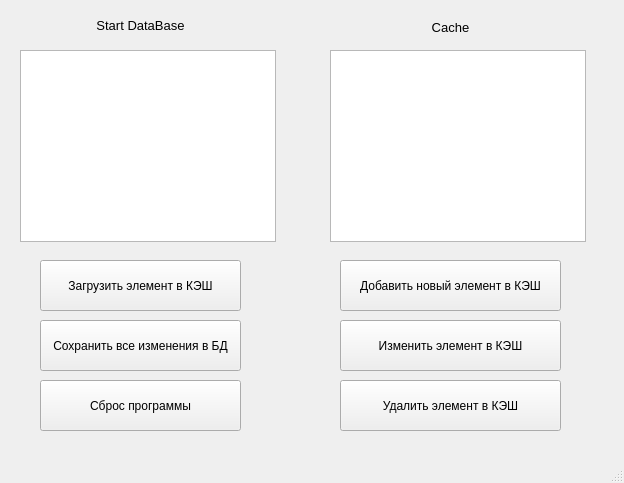
<?xml version="1.0" encoding="UTF-8"?>
<ui version="4.0">
 <class>MainWindow</class>
 <widget class="QMainWindow" name="MainWindow">
  <property name="geometry">
   <rect>
    <x>0</x>
    <y>0</y>
    <width>624</width>
    <height>483</height>
   </rect>
  </property>
  <property name="windowTitle">
   <string>MainWindow</string>
  </property>
  <widget class="QWidget" name="centralwidget">
   <widget class="QTreeView" name="treeView">
    <property name="geometry">
     <rect>
      <x>20</x>
      <y>50</y>
      <width>256</width>
      <height>192</height>
     </rect>
    </property>
   </widget>
   <widget class="QPushButton" name="addButton">
    <property name="geometry">
     <rect>
      <x>340</x>
      <y>260</y>
      <width>221</width>
      <height>51</height>
     </rect>
    </property>
    <property name="text">
     <string>Добавить новый элемент в КЭШ</string>
    </property>
   </widget>
   <widget class="QPushButton" name="cacheAddButton">
    <property name="geometry">
     <rect>
      <x>40</x>
      <y>260</y>
      <width>201</width>
      <height>51</height>
     </rect>
    </property>
    <property name="text">
     <string>Загрузить элемент в КЭШ</string>
    </property>
   </widget>
   <widget class="QTreeView" name="cacheTreeView">
    <property name="geometry">
     <rect>
      <x>330</x>
      <y>50</y>
      <width>256</width>
      <height>192</height>
     </rect>
    </property>
   </widget>
   <widget class="QLabel" name="label">
    <property name="geometry">
     <rect>
      <x>80</x>
      <y>10</y>
      <width>121</width>
      <height>31</height>
     </rect>
    </property>
    <property name="text">
     <string>&lt;html&gt;&lt;head/&gt;&lt;body&gt;&lt;p align=&quot;center&quot;&gt;&lt;span style=&quot; font-size:10pt;&quot;&gt;Start DataBase&lt;/span&gt;&lt;/p&gt;&lt;/body&gt;&lt;/html&gt;</string>
    </property>
    <property name="scaledContents">
     <bool>false</bool>
    </property>
    <property name="margin">
     <number>0</number>
    </property>
   </widget>
   <widget class="QLabel" name="label_2">
    <property name="geometry">
     <rect>
      <x>420</x>
      <y>20</y>
      <width>61</width>
      <height>16</height>
     </rect>
    </property>
    <property name="text">
     <string>&lt;html&gt;&lt;head/&gt;&lt;body&gt;&lt;p align=&quot;center&quot;&gt;&lt;span style=&quot; font-size:10pt;&quot;&gt;Cache&lt;/span&gt;&lt;/p&gt;&lt;/body&gt;&lt;/html&gt;</string>
    </property>
   </widget>
   <widget class="QPushButton" name="cacheUpdateButton">
    <property name="geometry">
     <rect>
      <x>340</x>
      <y>320</y>
      <width>221</width>
      <height>51</height>
     </rect>
    </property>
    <property name="text">
     <string>Изменить элемент в КЭШ</string>
    </property>
   </widget>
   <widget class="QPushButton" name="cacheDeleteButton">
    <property name="geometry">
     <rect>
      <x>340</x>
      <y>380</y>
      <width>221</width>
      <height>51</height>
     </rect>
    </property>
    <property name="text">
     <string>Удалить элемент в КЭШ</string>
    </property>
   </widget>
   <widget class="QPushButton" name="applyAllChangesButton">
    <property name="geometry">
     <rect>
      <x>40</x>
      <y>320</y>
      <width>201</width>
      <height>51</height>
     </rect>
    </property>
    <property name="text">
     <string>Сохранить все изменения в БД</string>
    </property>
   </widget>
   <widget class="QPushButton" name="refreshButton">
    <property name="geometry">
     <rect>
      <x>40</x>
      <y>380</y>
      <width>201</width>
      <height>51</height>
     </rect>
    </property>
    <property name="text">
     <string>Сброс программы</string>
    </property>
   </widget>
  </widget>
  <widget class="QMenuBar" name="menubar">
   <property name="geometry">
    <rect>
     <x>0</x>
     <y>0</y>
     <width>624</width>
     <height>21</height>
    </rect>
   </property>
  </widget>
  <widget class="QStatusBar" name="statusbar"/>
 </widget>
 <resources/>
 <connections/>
</ui>
